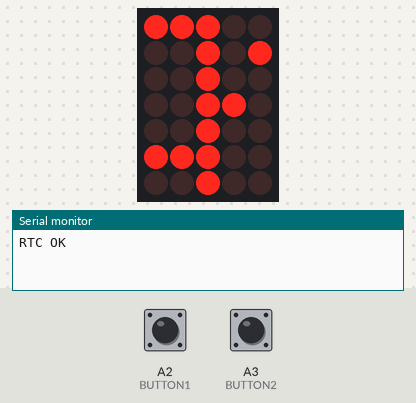
The sketch below on a simulated Arduino Uno, built with avr-gcc and run on an emulated ATmega328P. Shown: 5×7 LED matrix, the last lines printed to the serial monitor. Wiring (inferred from the names in the program): LED matrix (orientation assumed): rows pin 2, pin 3, pin 4, pin 5, pin 6, pin 7, pin 8; columns pin 13, pin 12, pin 11, pin 10, pin 9. Inputs (shaded band) come from the test bench; at power-on: A2 (BUTTON1) HIGH, A3 (BUTTON2) HIGH. The local clock reads 2024-03-15 10:24:30 at power-on unless the sketch sets it.

Above: at 1.2 s.
1.3 s: A2 (BUTTON1) pulled LOW for 1 s
At 2.42 s:
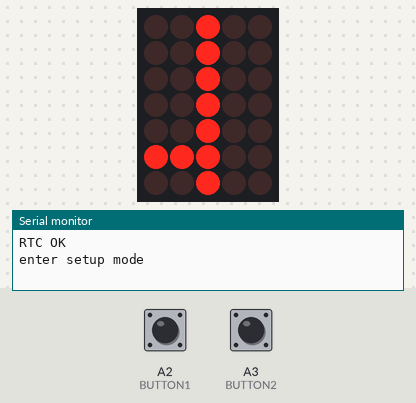
2.9 s: A3 (BUTTON2) pulled LOW for 0.15 s
At 3.12 s:
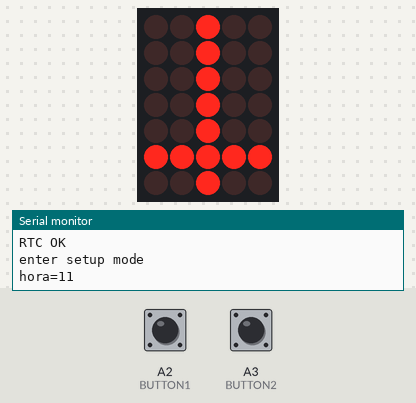
3.6 s: A2 (BUTTON1) pulled LOW for 0.15 s
At 3.9 s:
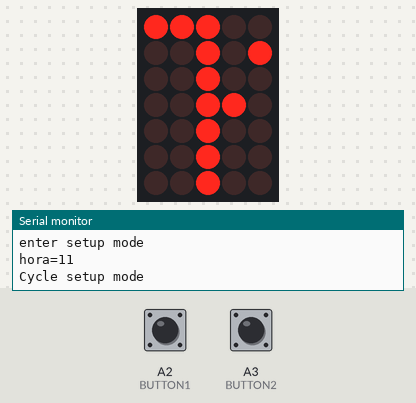
4.3 s: A3 (BUTTON2) pulled LOW for 1 s
At 4.52 s:
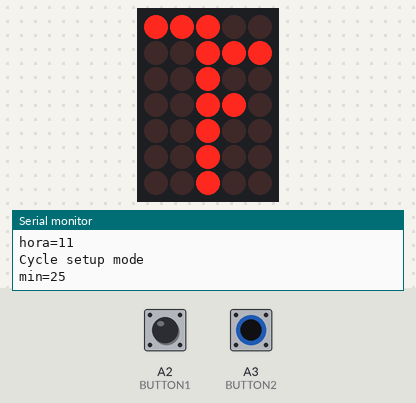
5.9 s: A2 (BUTTON1) pulled LOW for 3.2 s
At 7.7 s:
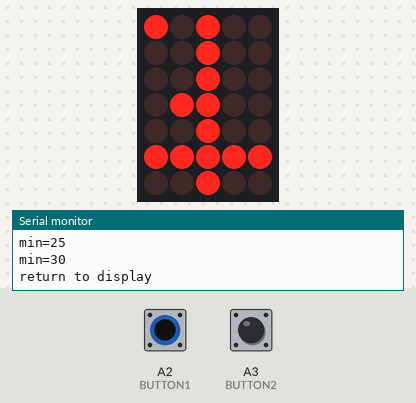
10.6 s: A3 (BUTTON2) pulled LOW for 0.15 s
At 11.9 s:
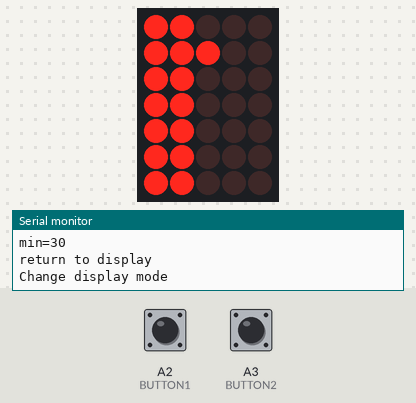
Timing chart, 0 to 13.6 s (numbered marks = the images above; inputs shaded):
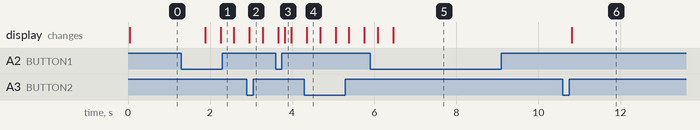

The sketch:

Monclock5x7.ino
```cpp
/***
       __   __  _______  __    _  ___   _  ___      _______  _______  ___   _
      |  |_|  ||       ||  |  | ||   | | ||   |    |       ||       ||   | | |
      |       ||   _   ||   |_| ||   |_| ||   |    |   _   ||       ||   |_| |
      |       ||  | |  ||       ||      _||   |    |  | |  ||       ||      _|
      |       ||  |_|  ||  _    ||     |_ |   |___ |  |_|  ||      _||     |_
      | ||_|| ||       || | |   ||    _  ||       ||       ||     |_ |    _  |
      |_|   |_||_______||_|  |__||___| |_||_______||_______||_______||___| |_|

      Cistercian Monk's cypher digital clock.

      Danjovic 2021 - danjovic@hotmail.com

      Versions:
      0.1   07/03/2021 - Basic Release

*/

//         _               _
//    _ __(_)_ _  ___ _  _| |_
//   | '_ \ | ' \/ _ \ || |  _|
//   | .__/_|_||_\___/\_,_|\__|
//   |_|

// Columns
#define _C1 13
#define _C2 12
#define _C3 11
#define _C4 10
#define _C5 9

// Rows
#define _R1 3
#define _R2 5
#define _R3 2
#define _R4 4
#define _R5 6
#define _R6 8
#define _R7 7

// Butons
#define BUTTON1 A2
#define BUTTON2 A3

#define ANODE 0
#define CATHODE 1

#define COMMON ANODE


//    _ _ _                 _
//   | (_) |__ _ _ __ _ _ _(_)___ ___
//   | | | '_ \ '_/ _` | '_| / -_|_-<
//   |_|_|_.__/_| \__,_|_| |_\___/__/
//


#include <avr/pgmspace.h>
#include "Wire.h"
#include "uRTCLib.h"
#include "RTClib.h"


//       _      __ _      _ _   _
//    __| |___ / _(_)_ _ (_) |_(_)___ _ _  ___
//   / _` / -_)  _| | ' \| |  _| / _ \ ' \(_-<
//   \__,_\___|_| |_|_||_|_|\__|_\___/_||_/__/
//

#define DEBUG 1

#define PULSE      4  // bit 4
#define RELEASE    2  // bit 2
#define PRESS      1  // bit 1
#define LONGPRESS  0  // bit 0

#define THRESHOLD  10     // 10  x ~4ms = ~ 40ms
#define TIMELONGPRESS 125 // 125 x ~4ms = ~ 0.5 seconds

#define DISPLAY_TIMEOUT_3SECONDS 732

enum {  DISPLY = 0,
        SETUP,
        BADFACE
     };

enum {  SHOW_TIME = 0,
        SHOW_DAY,
        SHOW_MONTH,
        SHOW_YEAR
     };

enum { SETUP_HOUR = 0,
       SETUP_MINUTE,
       SETUP_DAY,
       SETUP_MONTH,
       SETUP_YEAR
     };

uint8_t hora = 0,
        minuto = 0,
        dia = 1,
        mes = 1;

uint16_t ano = 2021;


//                   _            _
//    __ ___ _ _  __| |_ __ _ _ _| |_ ___
//   / _/ _ \ ' \(_-<  _/ _` | ' \  _(_-<
//   \__\___/_||_/__/\__\__,_|_||_\__/__/
//                          0     1     2     3     4     5     6     7     8     9
uint8_t bmpThousC0[10] = {0x00, 0x40, 0x10, 0x10, 0x40, 0x40, 0x70, 0x70, 0x70, 0x70 };
uint8_t bmpThousC1[10] = {0x00, 0x40, 0x10, 0x20, 0x20, 0x60, 0x00, 0x40, 0x10, 0x50 };

uint8_t bmpTensC0 [10] = {0x00, 0x01, 0x04, 0x04, 0x01, 0x01, 0x07, 0x07, 0x07, 0x07 };
uint8_t bmpTensC1 [10] = {0x00, 0x01, 0x04, 0x02, 0x02, 0x03, 0x00, 0x01, 0x04, 0x05 };

//uint8_t bmpHundsC3[10] = {0x00, 0x40, 0x10, 0x40, 0x10, 0x50, 0x00, 0x40, 0x10, 0x50 }; // same as bmpThousC1
//uint8_t bmpHundsC4[10] = {0x00, 0x40, 0x10, 0x20, 0x20, 0x60, 0x70, 0x70, 0x70, 0x70 }; // same as bmpThousC0
//uint8_t bmpUnitsC3[10] = {0x00, 0x01, 0x04, 0x01, 0x04, 0x05, 0x00, 0x01, 0x04, 0x05 }; // same as bmpTensC1
//uint8_t bmpUnitsC4[10] = {0x00, 0x01, 0x04, 0x02, 0x02, 0x03, 0x07, 0x07, 0x07, 0x07 }; // same as bmpTensC0


//                 _      _    _
//   __ ____ _ _ _(_)__ _| |__| |___ ___
//   \ V / _` | '_| / _` | '_ \ / -_|_-<
//    \_/\__,_|_| |_\__,_|_.__/_\___/__/
//
DateTime now;
RTC_DS3231 rtc;

uint8_t modeButtonEvent, setButtonEvent;
uint8_t setupMode = SETUP_HOUR;
uint8_t displayMode = SHOW_TIME;
uint16_t displayTimeout = DISPLAY_TIMEOUT_3SECONDS;
volatile bool readyToGo = false;
volatile uint8_t operationMode = DISPLY;
volatile uint8_t pixMap[5];  // pixel map
/*
   pixpmap [0][1][2][3][4] columns
   bit0 [0] O  O  O  O  O
   bit1 [0] O  O  O  O  O
   bit2 [0] O  O  O  O  O
   bit3 [0] O  O  O  O  O
   bit4 [0] O  O  O  O  O
   bit5 [0] O  O  O  O  O
   bit6 [0] O  O  O  O  O
   bit7 [0] -  -  -  -  -
  rows
*/


//    _     _                         _
//   (_)_ _| |_ ___ _ _ _ _ _  _ _ __| |_ ___
//   | | ' \  _/ -_) '_| '_| || | '_ \  _(_-<
//   |_|_||_\__\___|_| |_|  \_,_| .__/\__/__/
//                              |_|

ISR (TIMER2_OVF_vect )  {  // Timer2 interrupt, every 128us
#define BLINK_ON_COUNTS   3125
#define BLINK_OFF_COUNTS  2343
#define BLINK_TOTAL BLINK_ON_COUNTS + BLINK_OFF_COUNTS

  static uint16_t blinkCounter = BLINK_TOTAL;
  static uint8_t tickCounter = 32;

  static uint8_t line = 0;
  static uint8_t column = 0;
  bool blinkActive;
  uint8_t temp;
  const uint8_t columnPin [5] = { _C1, _C2, _C3, _C4, _C5 };

  // process main task counter
  tickCounter--;
  if (tickCounter == 0) {
    tickCounter = 32;
    readyToGo = true;
  }

  // process blink if required
  if ( operationMode == SETUP ) {
    blinkCounter--;
    if (blinkCounter == 0 ) blinkCounter = BLINK_TOTAL;

    if (blinkCounter < BLINK_OFF_COUNTS)
      blinkActive = true;
    else
      blinkActive = false;
  } else
    blinkActive = true;  // always show display when not in setup mode

#if defined (COMMON) && COMMON == CATHODE
#define ACTIVE HIGH
#define UNACTIVE LOW
#endif

#if defined (COMMON) && COMMON == ANODE
#define ACTIVE LOW
#define UNACTIVE HIGH
#endif

  //lit rows
  temp = pixMap[column] & (1 << line);

  // set desired bit clear others
  if (temp & (1 << 0)) digitalWrite (_R1, UNACTIVE); else digitalWrite (_R1, ACTIVE);
  if (temp & (1 << 1)) digitalWrite (_R2, UNACTIVE); else digitalWrite (_R2, ACTIVE);
  if (temp & (1 << 2)) digitalWrite (_R3, UNACTIVE); else digitalWrite (_R3, ACTIVE);
  if (temp & (1 << 3)) digitalWrite (_R4, UNACTIVE); else digitalWrite (_R4, ACTIVE);
  if (temp & (1 << 4)) digitalWrite (_R5, UNACTIVE); else digitalWrite (_R5, ACTIVE);
  if (temp & (1 << 5)) digitalWrite (_R6, UNACTIVE); else digitalWrite (_R6, ACTIVE);
  if (temp & (1 << 6)) digitalWrite (_R7, UNACTIVE); else digitalWrite (_R7, ACTIVE);

  // enable column
  line ++;
  if (line > 7) {
    line = 0;
    // unset last column
    digitalWrite ( columnPin [column], UNACTIVE);
    // compute next column
    column++;
    if (column > 4) column = 0;
    // set next column
    if ( blinkActive ) digitalWrite ( columnPin [column], ACTIVE);
  }

} // end of ISR Timer2


//    ___      _              ____
//   / __| ___| |_ _  _ _ __ / /\ \
//   \__ \/ -_)  _| || | '_ \ |  | |
//   |___/\___|\__|\_,_| .__/ |  | |
//                     |_|   \_\/_/
void setup() {


#if DEBUG >0
  // Serial port
  Serial.begin(9600);
#endif

  // Display pins
  pinMode (_C1, OUTPUT);
  pinMode (_C2, OUTPUT);
  pinMode (_C3, OUTPUT);
  pinMode (_C4, OUTPUT);
  pinMode (_C5, OUTPUT);

  pinMode (_R1, OUTPUT);
  pinMode (_R2, OUTPUT);
  pinMode (_R3, OUTPUT);
  pinMode (_R4, OUTPUT);
  pinMode (_R5, OUTPUT);
  pinMode (_R6, OUTPUT);
  pinMode (_R7, OUTPUT);

  // Buttons
  pinMode(BUTTON1, INPUT_PULLUP);
  pinMode(BUTTON2, INPUT_PULLUP);

  // Initialize RTC
  if (rtc.begin()) {
    if (rtc.lostPower()) {
      operationMode = SETUP;
#if DEBUG == 1
      Serial.println("RTC Lost Power");
#endif
    } else {
      operationMode = DISPLY;
#if DEBUG == 1
      Serial.println("RTC OK");
#endif
    }
  } else {
    operationMode = BADFACE;
#if DEBUG == 1
    Serial.println("Couldn't find RTC");
#endif
  }

  // Setup Timer 2 interrupts (once at each 128us
  TCCR2A  = (  (0 << COM2A1 ) | // Normal mode count up to 255
               (0 << COM2A0 ) |
               (0 << COM2B1 ) |
               (0 << COM2B0 ) |
               (0 << WGM21  ) |
               (0 << WGM20  )
            ) ;

  TCCR2B = (   (0 << FOC2A  ) |
               (0 << FOC2B  ) |
               (0 << WGM22  ) |
               (0 << CS22   ) |  // prescaler 8
               (1 << CS21   ) |
               (0 << CS20   )
           ) ;

  TCNT2 = 0;                     // clear timer
  TIMSK2 = (  1 << 0   ) ;       // enable timer 2 interrupts
  sei();                         // enable global interrupts

} // setup()


//    _                   ____
//   | |   ___  ___ _ __ / /\ \
//   | |__/ _ \/ _ \ '_ \ |  | |
//   |____\___/\___/ .__/ |  | |
//                 |_|   \_\/_/
void loop() {
  // wait main temporization function
  while ( !readyToGo) ;
  readyToGo = false;

  // process buttons
  modeButtonEvent = button1Event();
  setButtonEvent = button2Event();

  // Get current time from RTC
  if ( rtc.begin() ) {
    now = rtc.now();
    hora = now.hour();
    minuto = now.minute();
    dia = now.day();
    mes = now.month();
    ano = now.year();
  } else {
    operationMode = BADFACE;
  }
  switch (operationMode) {
    case DISPLY:
      showTime();
      break;
    case SETUP:
      setupTime();
      break;
    case BADFACE:
    default:
      showBadFace();
  } // switch (op mode)
} // loop()


//     __              _   _
//    / _|_  _ _ _  __| |_(_)___ _ _  ___
//   |  _| || | ' \/ _|  _| / _ \ ' \(_-<
//   |_|  \_,_|_||_\__|\__|_\___/_||_/__/
//
void  showBadFace (void) {
  if (rtc.begin()) {
    operationMode = DISPLY;
#if DEBUG == 1
    Serial.println("RTC OK");
#endif
  } else {
    pixMap[0] = 0x20;
    pixMap[1] = 0x12;
    pixMap[2] = 0x10;
    pixMap[3] = 0x12;
    pixMap[4] = 0x20;
  }

} //showBadFace

void showTime(void) {
  if (modeButtonEvent & (1 << LONGPRESS)) {
    operationMode = SETUP;
#if DEBUG == 1
    Serial.println("enter setup mode");
#endif
  }
  if (setButtonEvent & (1 << PULSE /*RELEASE*/ )  )  {
#if DEBUG == 1
    Serial.println("Change display mode");
#endif
    displayMode++;
    displayTimeout = DISPLAY_TIMEOUT_3SECONDS;
    if (displayMode > SHOW_YEAR) displayMode = SHOW_TIME;
  }

  switch (displayMode) {
    case SHOW_TIME:
      putMonkDigit( hora * 100 + minuto );
      setupMode = SETUP_HOUR; // prepare for enter setup mode
      break;

    case SHOW_DAY:
      showDayOfMonth ( dia );
      setupMode = SETUP_DAY; // prepare for enter setup mode
      break;

    case SHOW_MONTH:
      showMonth ( mes );
      setupMode = SETUP_MONTH; // prepare for enter setup mode
      break;

    case SHOW_YEAR:
      putMonkDigit( ano );
      setupMode = SETUP_YEAR; // prepare for enter setup mode
      break;

  } // switch

  // Show the time again after a small timeout
  if (displayTimeout > 0 )
    displayTimeout--;
  else
    displayMode = SHOW_TIME;


} // showTime


void setupTime(void) {

  // check for end of setup
  if (modeButtonEvent & (1 << LONGPRESS) ) {
    displayTimeout = DISPLAY_TIMEOUT_3SECONDS;
    operationMode = DISPLY;
    modeButtonEvent = 0;
#if DEBUG == 1
    Serial.println("return to display");
#endif
  }

  //cycle between setup modes
  if (modeButtonEvent & (1 << PULSE /*PRESS*/ ) ) {
    setupMode++;
    if (setupMode > SETUP_YEAR ) setupMode = SETUP_HOUR;
#if DEBUG == 1
    Serial.println("Cycle setup mode");
#endif
  }


  switch (setupMode) {

    case SETUP_HOUR:
      displayMode = SHOW_TIME; // prepare for return to  display mode
      if (setButtonEvent & (1 << PRESS) ) {
        hora++;
        if (hora > 24) hora = 0;
        rtc.adjust ( DateTime(ano, mes, dia, hora, minuto, 0) );

#if DEBUG == 1
        Serial.print("hora="); Serial.println(hora);
#endif
      }

      if  (setButtonEvent & (1 << LONGPRESS) ) {  // shortcut to get easy to set hours
        if (hora < 12)
          hora = 12;
        else
          hora = 0;
        rtc.adjust ( DateTime(ano, mes, dia, hora, minuto, 0) );
#if DEBUG == 1
        Serial.print("hora="); Serial.println(hora);
#endif
      }
      putMonkDigit (100 * hora) ;
      break;

    case SETUP_MINUTE:
      displayMode = SHOW_TIME; // prepare for return to  display mode
      if (setButtonEvent & (1 << PRESS) ) {
        minuto++;
        if (minuto > 59) minuto = 0;
        rtc.adjust ( DateTime(ano, mes, dia, hora, minuto, 0) );

#if DEBUG == 1
        Serial.print("min="); Serial.println(minuto);
#endif
      }

      if  (setButtonEvent & (1 << LONGPRESS) ) {  // shortcut to get easy to set minutes
        if (minuto < 30)
          minuto = 30;
        else
          minuto = 0;
        rtc.adjust ( DateTime(ano, mes, dia, hora, minuto, 0) );
#if DEBUG == 1
        Serial.print("min="); Serial.println(minuto);
#endif
      }

      putMonkDigit (minuto) ;
      break;


    case SETUP_DAY:
      displayMode = SHOW_DAY; // prepare for return to  display mode
      if (setButtonEvent & (1 << PRESS) ) {
        dia++;
        if (dia > 31) dia = 1;
        rtc.adjust ( DateTime(ano, mes, dia, hora, minuto, 0) );
#if DEBUG == 1
        Serial.print("dia="); Serial.println(dia);
#endif
      }
      showDayOfMonth(dia);
      break;


    case SETUP_MONTH:
      displayMode = SHOW_MONTH; // prepare for return to  display mode
      if (setButtonEvent & (1 << PRESS) ) {
        mes++;
        if (mes > 12) mes = 1;
        rtc.adjust ( DateTime(ano, mes, dia, hora, minuto, 0) );

#if DEBUG == 1
        Serial.print("mes="); Serial.println(mes);
#endif
      }
      showMonth(mes);
      break;


    case SETUP_YEAR:
      displayMode = SHOW_YEAR; // prepare for return to  display mode
      if (setButtonEvent & (1 << PRESS) ) {
        ano++;
        if (ano > 2099) ano = 2000;
        rtc.adjust ( DateTime(ano, mes, dia, hora, minuto, 0) );
#if DEBUG == 1
        Serial.print("ano="); Serial.println(ano);
#endif
      }
      if  (setButtonEvent & (1 << LONGPRESS) ) {
        ano = 2021 ;
        rtc.adjust ( DateTime(ano, mes, dia, hora, minuto, 0) );
#if DEBUG == 1
        Serial.print("ano="); Serial.println(ano);
#endif
      }
      putMonkDigit (ano) ;
      break;

    default:
      operationMode = DISPLY;
      break;

  } // switch (setup mode)


} // setupTime

uint8_t button1Event(void) {

  static uint8_t buttonCounter = 0, lastButtonSample = !digitalRead(BUTTON1);
  uint8_t i, buttonEvent, thisButtonSample;


  //  else {
  thisButtonSample = !digitalRead(BUTTON1);

  i = 0;
  if (lastButtonSample) i |= 2; // i = 0 0 0 0 0 0 l 0  last
  if (thisButtonSample) i |= 1; // i = 0 0 0 0 0 0 l t  last and this

  lastButtonSample = thisButtonSample;

  switch (i) {
    case 0: // button stayed released
      buttonEvent = 0;
      break;

    case 1: // button press
      buttonEvent = (1 << PRESS);
      break;

    case 2: // button release
      buttonEvent = (1 << RELEASE);
      if ( (buttonCounter>THRESHOLD)  && (buttonCounter<TIMELONGPRESS ) )  buttonEvent = (1<< PULSE);
      buttonCounter = 0;
      break;

    case 3: // button stayed pressed
      if (buttonCounter < TIMELONGPRESS) {
        buttonCounter++;
        if (buttonCounter == TIMELONGPRESS )
          buttonEvent = (1 << LONGPRESS);
        else
          buttonEvent = 0;
      }  else buttonEvent = 0;
  } // switch
  // } // else
  return buttonEvent;
} // end of function


//

uint8_t button2Event(void) {

  static uint8_t buttonCounter = 0, lastButtonSample = !digitalRead(BUTTON2);
  uint8_t i, buttonEvent, thisButtonSample;


  //  else {
  thisButtonSample = !digitalRead(BUTTON2);

  i = 0;
  if (lastButtonSample) i |= 2; // i = 0 0 0 0 0 0 l 0  last
  if (thisButtonSample) i |= 1; // i = 0 0 0 0 0 0 l t  last and this

  lastButtonSample = thisButtonSample;

  switch (i) {
    case 0: // button stayed released
      buttonEvent = 0;
      break;

    case 1: // button press
      buttonEvent = (1 << PRESS);
      break;

    case 2: // button release
      buttonEvent = (1 << RELEASE);
      if ( (buttonCounter>THRESHOLD)  && (buttonCounter<TIMELONGPRESS ) )  buttonEvent = (1<< PULSE);
      buttonCounter = 0;
      break;

    case 3: // button stayed pressed
      if (buttonCounter < TIMELONGPRESS) {
        buttonCounter++;
        if (buttonCounter == TIMELONGPRESS )
          buttonEvent = (1 << LONGPRESS);
        else
          buttonEvent = 0;
      } else buttonEvent = 0;
  } // switch
  // } // else
  return buttonEvent;
} // end of function


void setPixel (uint8_t x, uint8_t y) {
  if (x <= 5) {
    pixMap[x] |= ( 1 << (y & 0x07)); // limit y range
  }
}

void clearPixel (uint8_t x, uint8_t y) {
  if (x <= 5) {
    pixMap[x] &= ~( 1 << (y & 0x07)); // limit y range
  }
}

void clearDisplay (void) {
  uint8_t i;
  for (i = 0; i < 5; i++)
    pixMap[i] = 0;
}

void putMonkDigit(uint16_t number) {
  uint16_t n = number;
  uint8_t thous = 0, hunds = 0, tens = 0, units = 0;

  if (n < 10000) {

    while (n >= 1000) { // process thousands
      thous++;
      n = n - 1000;
    }
    while (n >= 100) { // process hundreds
      hunds++;
      n = n - 100;
    }
    while (n >= 10) { // process tens
      tens++;
      n = n - 10;
    }
    units = n;  // process units

    // update pixmap
    pixMap[0] = bmpThousC0 [thous] + bmpTensC0 [tens];
    pixMap[1] = bmpThousC1 [thous] + bmpTensC1 [tens];
    pixMap[2] = 0x7f;
    pixMap[3] = bmpThousC1 [hunds] + bmpTensC1 [units];
    pixMap[4] = bmpThousC0 [hunds] + bmpTensC0 [units];
  } // if

}

void showDayOfMonth(uint8_t dia) {
  uint8_t i, j;
  uint8_t d = dia;
  clearDisplay();

  i = 0; j = 0;
  //  if (d <= 31) { // limit to 31 days
  if (d <= 35) { // limit to 31 days               // TODO REMOVE
    while (d > 7) {
      pixMap[i] = 0xff; // fill entire column
      i++;
      d = d - 7;
    } // while

    while (d > 0) {  // fill in last row, if necessary
      j <<= 1; // shit in a "1" bit into j
      j |= 1;
      pixMap[i] = j;
      d--;
    }
  } //if
}


const PROGMEM uint8_t monthPattern [12][3] = {
  { 0x01, 0x00, 0x00 },
  { 0x01, 0x01, 0x00 },
  { 0x01, 0x01, 0x01 },
  { 0x05, 0x01, 0x01 },
  { 0x05, 0x05, 0x01 },
  { 0x05, 0x05, 0x05 },
  { 0x15, 0x05, 0x05 },
  { 0x15, 0x15, 0x05 },
  { 0x15, 0x15, 0x15 },
  { 0x55, 0x15, 0x15 },
  { 0x55, 0x55, 0x15 },
  { 0x55, 0x55, 0x55 }
};


void showMonth (uint8_t m) {
  clearDisplay();
  if ( (m > 0) && (m <= 12)) {
    pixMap[0] = pgm_read_byte_near(&monthPattern[m - 1][0]);
    pixMap[2] = pgm_read_byte_near(&monthPattern[m - 1][1]);
    pixMap[4] = pgm_read_byte_near(&monthPattern[m - 1][2]);
  } // if
}

#if DEBUG == 2
void printPixMap (void) {
  uint8_t i, j;
  uint8_t mask = 0x01;

  for (i = 0; i < 7; i++) {
    for (j = 0; j < 5; j++) {
      if (pixMap[j] & mask) Serial.print ("O"); else Serial.print (".");
    }
    mask <<= 1;
    Serial.println();
  }
}
#endif
```

Measured:
- after the input at 1.3 s, the display: first changes after 0.58 s (image 1 shows a later state)
- after the input at 2.9 s, the display: changes after 0.06 s (image 2)
- after the input at 3.6 s, the display: first differs from a run without the input after 0.22 s (image 3)
- after the input at 4.3 s, the display: changes after 0.06 s (image 4)
- after the input at 5.9 s, the display: first differs from a run without the input after 0.56 s (image 5)
- after the input at 10.6 s, the display: changes after 0.22 s (image 6)
